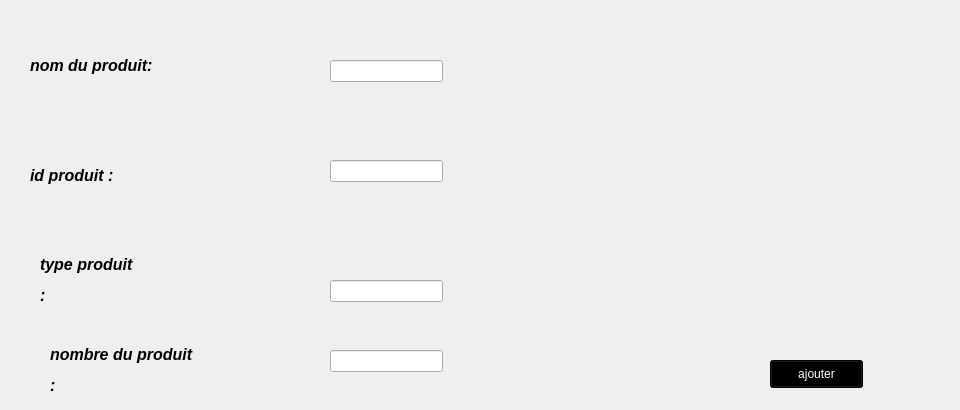
      <widget class="QWidget" name="tab_8">
       <attribute name="title">
        <string>ajouter produit</string>
       </attribute>
       <widget class="QLabel" name="label_7">
        <property name="geometry">
         <rect>
          <x>30</x>
          <y>50</y>
          <width>231</width>
          <height>31</height>
         </rect>
        </property>
        <property name="text">
         <string>&lt;html&gt;&lt;head/&gt;&lt;body&gt;&lt;p&gt;&lt;span style=&quot; font-size:12pt; font-weight:600; font-style:italic;&quot;&gt;nom du produit:&lt;/span&gt;&lt;/p&gt;&lt;/body&gt;&lt;/html&gt;</string>
        </property>
       </widget>
       <widget class="QLabel" name="label_8">
        <property name="geometry">
         <rect>
          <x>30</x>
          <y>160</y>
          <width>201</width>
          <height>31</height>
         </rect>
        </property>
        <property name="text">
         <string>&lt;html&gt;&lt;head/&gt;&lt;body&gt;&lt;p&gt;&lt;span style=&quot; font-size:12pt; font-weight:600; font-style:italic;&quot;&gt;id produit :&lt;/span&gt;&lt;/p&gt;&lt;/body&gt;&lt;/html&gt;</string>
        </property>
       </widget>
       <widget class="QLabel" name="label_9">
        <property name="geometry">
         <rect>
          <x>40</x>
          <y>250</y>
          <width>171</width>
          <height>61</height>
         </rect>
        </property>
        <property name="text">
         <string>&lt;html&gt;&lt;head/&gt;&lt;body&gt;&lt;p&gt;&lt;span style=&quot; font-size:12pt; font-weight:600; font-style:italic;&quot;&gt;type produit&lt;/span&gt;&lt;/p&gt;&lt;p&gt;&lt;span style=&quot; font-size:12pt; font-weight:600; font-style:italic;&quot;&gt;:&lt;/span&gt;&lt;/p&gt;&lt;/body&gt;&lt;/html&gt;</string>
        </property>
       </widget>
       <widget class="QLineEdit" name="lineEdit_nom_produit">
        <property name="geometry">
         <rect>
          <x>330</x>
          <y>60</y>
          <width>113</width>
          <height>22</height>
         </rect>
        </property>
        <property name="styleSheet">
         <string notr="true"/>
        </property>
       </widget>
       <widget class="QLineEdit" name="lineEdit_id_youssef">
        <property name="geometry">
         <rect>
          <x>330</x>
          <y>160</y>
          <width>113</width>
          <height>22</height>
         </rect>
        </property>
        <property name="styleSheet">
         <string notr="true"/>
        </property>
       </widget>
       <widget class="QLineEdit" name="lineEdit_type_produit">
        <property name="geometry">
         <rect>
          <x>330</x>
          <y>280</y>
          <width>113</width>
          <height>22</height>
         </rect>
        </property>
        <property name="styleSheet">
         <string notr="true"/>
        </property>
       </widget>
       <widget class="QPushButton" name="pb_ajouter_produit">
        <property name="geometry">
         <rect>
          <x>770</x>
          <y>360</y>
          <width>93</width>
          <height>28</height>
         </rect>
        </property>
        <property name="styleSheet">
         <string notr="true">background-color:rgb(0, 0, 0);color:rgb(255, 255, 255)</string>
        </property>
        <property name="text">
         <string>ajouter</string>
        </property>
       </widget>
       <widget class="QLabel" name="label_pic2">
        <property name="geometry">
         <rect>
          <x>770</x>
          <y>10</y>
          <width>181</width>
          <height>161</height>
         </rect>
        </property>
        <property name="text">
         <string/>
        </property>
       </widget>
       <widget class="QLabel" name="label_10">
        <property name="geometry">
         <rect>
          <x>50</x>
          <y>340</y>
          <width>171</width>
          <height>61</height>
         </rect>
        </property>
        <property name="text">
         <string>&lt;html&gt;&lt;head/&gt;&lt;body&gt;&lt;p&gt;&lt;span style=&quot; font-size:12pt; font-weight:600; font-style:italic;&quot;&gt;nombre du produit&lt;/span&gt;&lt;/p&gt;&lt;p&gt;&lt;span style=&quot; font-size:12pt; font-weight:600; font-style:italic;&quot;&gt;:&lt;/span&gt;&lt;/p&gt;&lt;/body&gt;&lt;/html&gt;</string>
        </property>
       </widget>
       <widget class="QLineEdit" name="lineEdit_type_nbr">
        <property name="geometry">
         <rect>
          <x>330</x>
          <y>350</y>
          <width>113</width>
          <height>22</height>
         </rect>
        </property>
        <property name="styleSheet">
         <string notr="true"/>
        </property>
       </widget>
      </widget>
